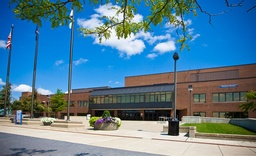
#> input picture assignment/project 1/keypoint-detection/task2.jpg, 256 x 156 px, shrunk from 750 x 458 before the run
$ python keypoint-detection.py
#> lines starting #> are read from the running program, lines starting #| are printed output that depends on the picture
import math
import cv2
import numpy as np

def create_octave_matrix():
	a = math.pow(2, -0.5)
	mult = math.pow(2, 0.5)
	OCTAVE_MATRIX = [[0]*5]
	OCTAVE_MATRIX[0][0] = a
	for i in range(1, 4):
		OCTAVE_MATRIX.append([0]*5)
		OCTAVE_MATRIX[i][0] = OCTAVE_MATRIX[i - 1][0] * 2
	for i in range(0, 4):
		for j in range(1, 5):
			OCTAVE_MATRIX[i][j] = OCTAVE_MATRIX[i][j - 1] * mult
	return OCTAVE_MATRIX


def get_gausian_xy(x, y, sigma):
	sigma_2 = 2.0*sigma*sigma
	return (math.exp(-(x*x + y*y)/sigma_2))


def gausian_matrix(n,sigma):
	A = [[0] * n]
	s = 0
	for i in range(0, n - 1):A.append([0] * n)
	for i in range(0, n):
		for j in range(0, n):
			g = get_gausian_xy(i - (n - 1)/2, j - (n - 1)/2, sigma)
			s += g
			A[i][j] = g
	for i in range(0, n):
		for j in range(0, n):
			A[i][j] /= s
	A = np.transpose(A)
	A = np.asarray(A).tolist()
	return A

def add_padding(a, n, row_len, col_len):
	MATRIX_1 = []
	padding_len = int((n - 1)/2)
	for i in range(0, padding_len):
		MATRIX_1.append([0]*(col_len + n - 1))
	for i in range(0, row_len):
		MATRIX_1.append([0]*padding_len + a[i] + [0]*padding_len)
	for i in range(0, padding_len):
		MATRIX_1.append([0]*(col_len + + n - 1))
	return MATRIX_1

def matrix_mult_rect_scan(A, B, n):# WHERE A IS BIGGER THAN B
	padding = int((n - 1)/2)
	row_a_size = len(A)
	col_a_size = len(A[0])
	MATRIX_SCANNED = []
	for i in range(0, row_a_size):
		MATRIX_SCANNED.append([0]*col_a_size)
	for i in range(padding, row_a_size - padding):
		for j in range(padding, col_a_size - padding):
			for k in range(0, n):
				for l in range(0, n):
					MATRIX_SCANNED[i][j] += B[k][l]*A[i - padding + k][j - padding + l]
	return MATRIX_SCANNED

def max_min_matrix(A):
	row_a_size = len(A)
	col_a_size = len(A[0])
	max_x = 0
	min_x = A[0][0]
	for i in range(0, row_a_size):
		max_x = max(max(A[i]), max_x)
		min_x = min(min(A[i]), min_x)
	return max_x, min_x

def normalize_matrix(A):
	row_a_size = len(A)
	col_a_size = len(A[0])
	max_x = 0
	min_x = A[0][0]
	for i in range(0, row_a_size):
		max_x = max(max(A[i]), max_x)
		min_x = min(min(A[i]), min_x)
	for i in range(0, row_a_size):
		for j in range(0, col_a_size):
			A[i][j] = 255 * ((max_x - A[i][j])/(max_x - min_x))
	return A

def subtract_matrix(A, B):
	row_a_size = len(A)
	col_a_size = len(A[0])
	row_b_size = len(B)
	col_b_size = len(B[0])
	if col_b_size != col_a_size or row_a_size != row_b_size:
		print("error found")
		return
	for i in range(0, row_b_size):
		for j in range(0, col_b_size):
			A[i][j] = A[i][j] - B[i][j]
	return A

def write_keypoints_image(matrix, i):
	img2 = np.array(matrix)
	cv2.imwrite('KEYPOINT_' + str(i) + '.png', img2)

def write_DOG_image(matrix, i, j):
	img2 = np.array(matrix)
	cv2.imwrite('DOG' + str(i) + '_' + str(j) + '.png', img2)

def show_image(matrix):
	img2 = np.array(matrix)
	cv2.namedWindow('image', cv2.WINDOW_NORMAL)
	cv2.imshow('image', img2)
	cv2.waitKey(0)


def gausian_matrix_sigma(sigma, MATRIX, n):
	GAUSIAN_MATRIX = gausian_matrix(n, sigma)
	MATRIX_AFTER_MULT = matrix_mult_rect_scan(MATRIX, GAUSIAN_MATRIX, n)
	return MATRIX_AFTER_MULT


def image_spot(matrix, keypoint):
	n_matrix = normalize_matrix(matrix)
	for (i,j) in keypoint:
		n_matrix[i][j] = 255
	return n_matrix


OCTAVE_MATRIX = create_octave_matrix()
img = cv2.imread("task2.jpg", 0)
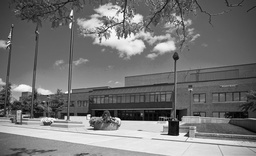
#> img: shape (156, 256); min 0, max 255, mean 117.4
a = np.asarray(img).tolist()
#> a = 156 items
n = 7 # CONSIDERING n to b odd
row_len = len(a)
#> row_len = 156
col_len = len(a[0])
#> col_len = 256
OCTAVES_VAL = []
MATRIX  = add_padding(a, n, row_len, col_len)
#> after the loop in add_padding, `for i in range(0, padding_len):`: MATRIX_1 = 3 items
#> after the loop in add_padding, `for i in range(0, row_len):`: MATRIX_1 = 159 items
#> after the loop in add_padding, `for i in range(0, padding_len):`: MATRIX_1 = 162 items
#> MATRIX = 162 items

for i in range(0, len(OCTAVE_MATRIX)):
	octave = []
	for j in range(0, len(OCTAVE_MATRIX[0]) - 1):
		matrix = gausian_matrix_sigma(OCTAVE_MATRIX[i][j], MATRIX, n)
		matrix_1 = gausian_matrix_sigma(OCTAVE_MATRIX[i][j+1], MATRIX, n)

		MATRIX_AFTER_MULT_1 = subtract_matrix(matrix_1, matrix)
		write_DOG_image(normalize_matrix(MATRIX_AFTER_MULT_1), i, j)
		octave.append(MATRIX_AFTER_MULT_1)
	OCTAVES_VAL.append(octave)
#> this loop made 4 passes
#> pass 1, in write_DOG_image, `cv2.imwrite('DOG' + str(i) + '_' + str(j) + '.png', img2)`:
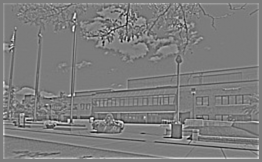
#> saved as DOG0_0.png: shape (162, 262); min 0, max 255, mean 125.1
#> pass 1, in write_DOG_image (call 2), `cv2.imwrite('DOG' + str(i) + '_' + str(j) + '.png', img2)`:
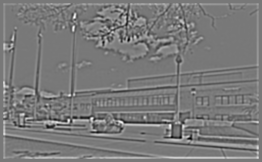
#> saved as DOG0_1.png: shape (162, 262); min 0, max 255, mean 121.8
#> pass 1, in write_DOG_image (call 4), `cv2.imwrite('DOG' + str(i) + '_' + str(j) + '.png', img2)`:
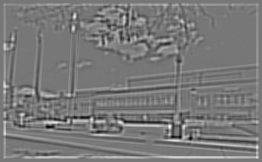
#> saved as DOG0_3.png: shape (162, 262); min 0, max 255, mean 121
#> after the loop, OCTAVES_VAL = 4 items


KEYPOINT_VALUES = []

for x in range(1,3):
	for k in range(0, len(OCTAVES_VAL)):
		keypoint = 0
		KEYPOINT = []

		img1 = OCTAVES_VAL[k][x - 1]
		img2 = OCTAVES_VAL[k][x]
		img3 = OCTAVES_VAL[k][x + 1]

		for i in range(1, len(img2) - 1):
			for j in range(1, len(img2[0]) - 1):
				max_val = img2[i - 1][j - 1]
				min_val = img2[i - 1][j - 1]
				for l in range(-1 , 2):
					for m in range(-1, 2):

						max_val = max(max_val, img1[i + l][j + m], img3[i + l][j + m])
						min_val = min(min_val, img1[i + l][j + m], img3[i + l][j + m])

						if l != 0 and m != 0:
							max_val = max(max_val, img2[i + l][j + m])
							min_val = min(min_val, img2[i + l][j + m])

				if min_val > img2[i][j] or max_val < img2[i][j]:
					keypoint += 1
					KEYPOINT.append((i + l, j + m))

		KEYPOINT_VALUES.append(KEYPOINT)
#> after the loop, KEYPOINT_VALUES = 8 items

#(4) provide coordinates of the five left-most detected
# keypoints (the origin is set to be the top-left corner).

for i in range(0, len(OCTAVES_VAL)):
	KEYPOINT_VALUES[i].extend(KEYPOINT_VALUES[i + 4])
	matrix = image_spot(MATRIX, KEYPOINT_VALUES[i])
	write_keypoints_image(matrix, i)
#> this loop made 4 passes
#> pass 1, in write_keypoints_image, `img2 = np.array(matrix)`:
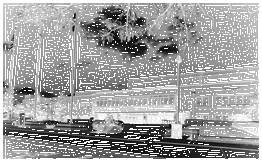
#> img2: shape (162, 262) float64; min 0, max 255, mean 162.5
#> pass 2, in write_keypoints_image (call 2), `img2 = np.array(matrix)`:
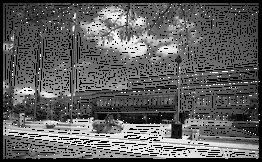
#> img2: shape (162, 262) float64; min 0, max 255, mean 94.6

##KEYPOINT_VALUES [0]. KEYPOINT_VALUES[1] KEYPOINT_VALUES[2]  KEYPOINT_VALUES[3]. gives us the 5 left most point
